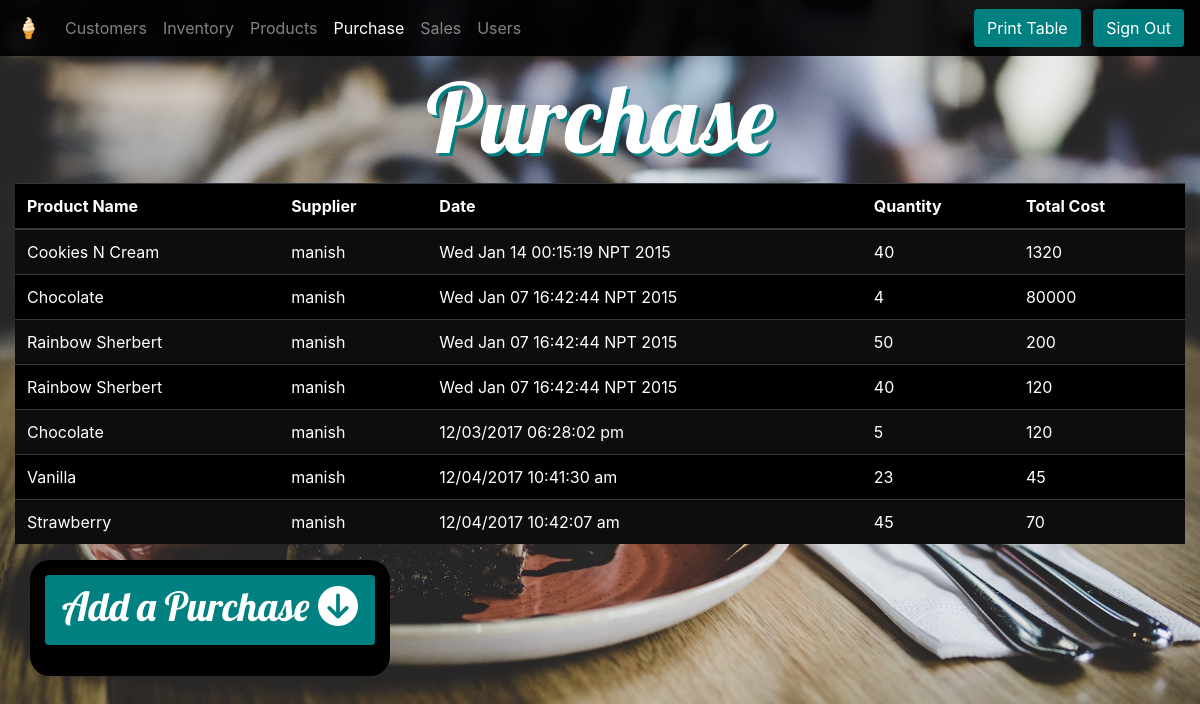
/models/purchase.php (signed in), run on the app's committed database.
### tables this page shows
CREATE TABLE `purchaseinfo` (
  `purchase_id` int(11) NOT NULL,
  `supplier_id` int(11) NOT NULL,
  `product_id` int(11) NOT NULL,
  `date` varchar(200) NOT NULL,
  `quantity` int(11) NOT NULL,
  `totalcost` double NOT NULL
);

CREATE TABLE `products` (
  `product_id` int(11) NOT NULL,
  `productcode` varchar(100) NOT NULL,
  `productname` varchar(50) NOT NULL,
  `costprice` double NOT NULL,
  `sellingprice` double NOT NULL,
  `brand` varchar(50) NOT NULL
);

CREATE TABLE `suppliers` (
  `supplier_id` int(11) NOT NULL,
  `suppliercode` varchar(100) NOT NULL,
  `fullname` varchar(50) NOT NULL,
  `location` varchar(50) NOT NULL,
  `phone` varchar(10) NOT NULL
);

### models/purchase.php (the view, shortened to what this page needs)
<?php
include('../login/session.php');
?>
<html>
<head>
    <?php echo file_get_contents("../components/bootstrap-css.html"); ?>
    <link rel="stylesheet" type="text/css" href="../style.css">
</head>
<body>
<?php
echo file_get_contents("../components/navbar.html")
?>
<div id="dashboard-homepage" class="container-fluid">
	<div class="row">
		<div id="dashboard-header" class="col-12">
			<h1 class="minty-text">Purchase</h1>
		</div>
	</div>
	<div id="areaToPrint">
		<table class="table table-striped table-dark icetrack-table">
			<thead>
			<tr>
				<th scope="col">Product Name</th>
				<th scope="col">Supplier</th>
				<th scope="col">Date</th>
				<th scope="col">Quantity</th>
                <th scope="col">Total Cost</th>
			</tr>
			</thead>
			<tbody>
			<?php
			$query = "SELECT p.productname, s.fullname, pi.date, pi.quantity, pi.totalcost FROM `products` as p NATURAL JOIN purchaseinfo as pi NATURAL JOIN suppliers as s";
			if ($result = mysqli_query($db, $query)) {
				while ($row = mysqli_fetch_assoc($result)) {
					echo '<tr>';
					echo '<td>' . $row["productname"] . '</td>';
					echo '<td>' . $row["fullname"] . '</td>';
					echo '<td>' . $row["date"] . '</td>';
					echo '<td>' . $row["quantity"] . '</td>';
					echo '<td>' . $row["totalcost"] . '</td>';
					echo '</tr>';
				}
			}
			?>
			</tbody>
		</table>
	</div>
    <div class="container-fluid icetrack-form-div">
        <div class="row">
            <div class="col-4">
                <form action="./purchase.php" method="post">
                    <div class="form-group">
	                    <button class="btn minty-button minty-dropdown-button btn-block" type="button" data-toggle="collapse" data-target="#collapseExample" aria-expanded="false" aria-controls="collapseExample">
		                    <h1>Add a Purchase <i class="fa fa-arrow-circle-down" aria-hidden="true"></i></h1>
	                    </button>
                    </div>
                </form>
            </div>
			<div class="col-4"></div>
			<div class="col-4">
			</div>
        </div>
    </div>
</div>
</body>
</html>

### style.css (style rules this page uses)
html { overflow: hidden; height: 100%; }
body { margin: 0; padding: 0; background: url("./images/sabri-tuzcu-317828.jpg") no-repeat center center fixed; background-size: cover; height: 100%; overflow: auto; }
.minty-text { font-family: 'Lobster', sans-serif; color: white; text-shadow: 3px 3px teal; }
.minty-button { color: white; background-color: teal; }
.minty-dropdown-button { font-family: 'Lobster', sans-serif; }
#navbar-container { background-color: rgba(0, 0, 0, .90) !important; }
#dashboard-homepage { margin: 0 auto; padding-top: 5%; width: 100%; height: 100vh; }
#dashboard-header { text-align: center; font-size: 6em; }
#dashboard-header h1 { font-size: 1em; }
.icetrack-table { color: white; background-color: black; }
.icetrack-form-div form { padding: 15px; background-color: black; border-radius: 20px; color: white; }

### data on the page
purchaseinfo: product.productname "Cookies N Cream", supplier.fullname "manish", date "Wed Jan 14 00:15:19 NPT 2015", quantity "40", totalcost "1320"
purchaseinfo: product.productname "Chocolate", supplier.fullname "manish", date "Wed Jan 07 16:42:44 NPT 2015", quantity "4", totalcost "80000"
purchaseinfo: product.productname "Rainbow Sherbert", supplier.fullname "manish", date "Wed Jan 07 16:42:44 NPT 2015", quantity "50", totalcost "200"
purchaseinfo: product.productname "Rainbow Sherbert", supplier.fullname "manish", date "Wed Jan 07 16:42:44 NPT 2015", quantity "40", totalcost "120"
purchaseinfo: product.productname "Chocolate", supplier.fullname "manish", date "12/03/2017 06:28:02 pm", quantity "5", totalcost "120"
purchaseinfo: product.productname "Vanilla", supplier.fullname "manish", date "12/04/2017 10:41:30 am", quantity "23", totalcost "45"
purchaseinfo: product.productname "Strawberry", supplier.fullname "manish", date "12/04/2017 10:42:07 am", quantity "45", totalcost "70"

### other printed values
file_get_contents("../components/navbar.html") "🍦 Customers Inventory Products Purchase Sales Users Print Table Sign Out"
